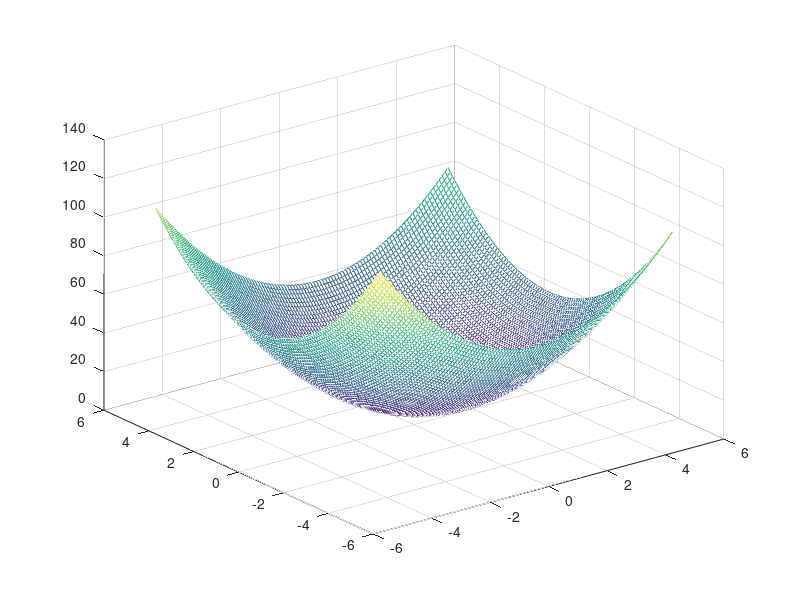

MATLAB code for this plot:
clc;
clear all;
close all;

%% A matrix for undirected tree
a = [0 0 1 0 0 0;
1 0 0 0 0 1;
1 1 0 0 0 0;
0 1 0 0 0 0;
0 0 1 0 0 0;
0 0 0 1 1 0;];
%% Position of agents
x1 = [1 1];
x2 = [1 -1];
x3 = [-1 -1];
x4 = [-1 1];
x5 = [2 0];
x6 = [-2 0];

x = [x1;x2;x3;x4;x5;x6];
%% varying x6
x6_V = -5:0.1:5;

v1 = zeros(length(x6_V),length(x6_V));
%% Algorithm for graph laplacian potential
for m = 1:length(x6_V)
    for n = 1:length(x6_V)
    for j = 1:6
        v = a(6,j)*((x(j,:)-[x6_V(m) x6_V(n)])*(x(j,:)-[x6_V(m) x6_V(n)])');
       v1(m,n) = v1(m,n) + v;
    end
    end
    
end
%% Plotting graph laplacian potential
mesh(x6_V,x6_V,v1)

